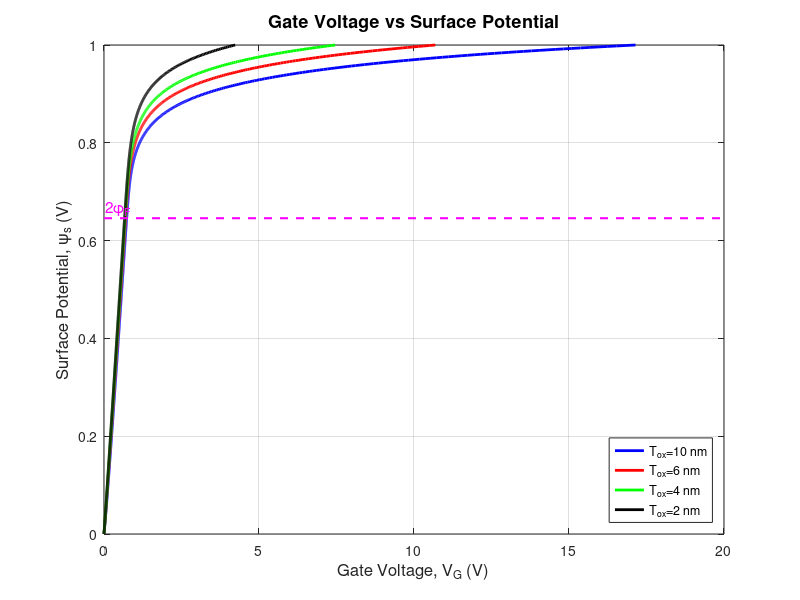

Reproduce this figure in MATLAB.
clc;
clear;
close all;

%% ===========================
% Physical Constants
% ===========================

q  = 1.602e-19;          % Electron charge (C)
k  = 1.38e-23;           % Boltzmann constant (J/K)
T  = 300;                % Temperature (K)

VT = k*T/q;              % Thermal voltage (V)

%% ===========================
% Material Properties
% ===========================

eps0   = 8.854e-14;      % Vacuum permittivity (F/cm)

eps_si = 11.8;           % Silicon
eps_ox = 3.9;            % SiO2

epsS  = eps_si*eps0;     % Silicon permittivity (F/cm)
epsOx = eps_ox*eps0;     % Oxide permittivity (F/cm)

ni = 1.5e10;             % Intrinsic concentration (cm^-3)

%% ===========================
% Device Parameters
% ===========================

NA  = 4e15;            % p-type doping (cm^-3)

VFB = 0;                 % Ideal MOS capacitor

%% Fermi potential

phiF = VT*log(NA/ni);

%% Surface potential

psi = linspace(0,1.0,1000);

%% Exact semiconductor charge function

F = exp(-psi/VT) + psi/VT - 1 + ...
    (ni/NA)^2 .* (exp(psi/VT) - psi/VT - 1);

F(F<0) = 0;

Qs = -sqrt(2*q*epsS*VT*NA).*sqrt(F);

%% Oxide thicknesses

Tox = [10e-7 6e-7 4e-7 2e-7];      % cm
Color = {'b','r','g','k'};

%% Plot

figure
hold on
grid on
box on

for i = 1:length(Tox)

    Cox = epsOx/Tox(i);

    %% Gate voltage

    VG = VFB + psi - Qs/Cox;

    plot(VG,psi,...
        'Color',Color{i},...
        'LineWidth',2);

end

%% Strong inversion

plot(xlim,[2*phiF 2*phiF],...
    'm--','LineWidth',1.5)

text(min(xlim)+0.05,...
    2*phiF+0.02,...
    '2\phi_F',...
    'Color','m',...
    'FontSize',11)

%% Labels

xlabel('Gate Voltage, V_G (V)',...
    'FontSize',12)

ylabel('Surface Potential, \psi_s (V)',...
    'FontSize',12)

title('Gate Voltage vs Surface Potential',...
    'FontSize',13)

legend('T_{ox}=10 nm',...
       'T_{ox}=6 nm',...
       'T_{ox}=4 nm',...
       'T_{ox}=2 nm',...
       'Location','SouthEast')
